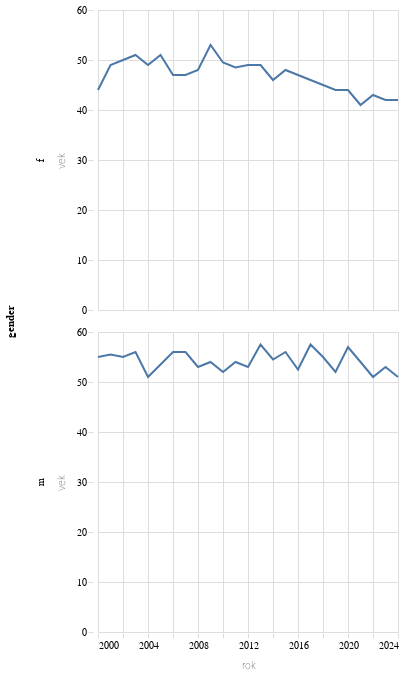

Write notebook code for a chart like this one.
### Code cell
alt.Chart(alt_friendly(cr3.filter(pl.col('gender').is_in(['m','f'])))).mark_line().encode(alt.X("rok"),alt.Y("vek"),alt.Row("gender"))

### Figure 1 — Vega-Lite specification as saved in the notebook (floating-point values rounded to 4 significant figures)
{"config": {"title": {"font": "Noticia Text", "fontSize": 14, "anchor": "start", "lineHeight": 21, "fontWeight": "bolder", "subtitleFont": "Noticia Text", "subtitleFontSize": 12, "subtitlePadding": 12, "dy": -12}, "axis": {"labelFont": "Asap", "titleFont": "Asap", "fontWeight": "lighter", "titleFontWeight": "lighter", "labelFontSize": 10, "titleFontSize": 10, "labelPadding": 2, "titlePadding": 10, "domainOpacity": 0, "tickColor": "#DCDDD6"}, "legend": {"labelFont": "Asap", "labelFontWeight": "normal", "titleFont": "Asap", "titleFontWeight": "normal", "labelFontSize": 10, "titleFontSize": 10}}, "data": {"name": "data-121f5bfaf47661b03da697bbe235b6db"}, "mark": {"type": "line"}, "encoding": {"row": {"field": "gender", "type": "nominal"}, "x": {"field": "rok", "type": "temporal"}, "y": {"field": "vek", "type": "quantitative"}}, "$schema": "https://vega.github.io/schema/vega-lite/v5.8.0.json", "datasets": {"data-121f5bfaf47661b03da697bbe235b6db": [{"gender": "f", "rok": "2018-01-01T00:00:00", "vek": 45.0}, {"gender": "m", "rok": "2024-01-01T00:00:00", "vek": 51.0}, {"gender": "m", "rok": "2023-01-01T00:00:00", "vek": 53.0}, {"gender": "m", "rok": "2002-01-01T00:00:00", "vek": 55.0}, {"gender": "m", "rok": "2004-01-01T00:00:00", "vek": 51.0}, {"gender": "f", "rok": "2004-01-01T00:00:00", "vek": 49.0}, {"gender": "m", "rok": "2005-01-01T00:00:00", "vek": 53.5}, {"gender": "f", "rok": "2007-01-01T00:00:00", "vek": 47.0}, {"gender": "f", "rok": "2003-01-01T00:00:00", "vek": 51.0}, {"gender": "f", "rok": "2014-01-01T00:00:00", "vek": 46.0}, {"gender": "f", "rok": "2021-01-01T00:00:00", "vek": 41.0}, {"gender": "m", "rok": "2020-01-01T00:00:00", "vek": 57.0}, {"gender": "f", "rok": "2015-01-01T00:00:00", "vek": 48.0}, {"gender": "m", "rok": "2000-01-01T00:00:00", "vek": 55.0}, {"gender": "m", "rok": "2022-01-01T00:00:00", "vek": 51.0}, {"gender": "m", "rok": "2012-01-01T00:00:00", "vek": 53.0}, {"gender": "f", "rok": "2020-01-01T00:00:00", "vek": 44.0}, {"gender": "m", "rok": "2001-01-01T00:00:00", "vek": 55.5}, {"gender": "f", "rok": "2002-01-01T00:00:00", "vek": 50.0}, {"gender": "f", "rok": "2005-01-01T00:00:00", "vek": 51.0}, {"gender": "m", "rok": "2017-01-01T00:00:00", "vek": 57.5}, {"gender": "m", "rok": "2014-01-01T00:00:00", "vek": 54.5}, {"gender": "m", "rok": "2011-01-01T00:00:00", "vek": 54.0}, {"gender": "f", "rok": "2001-01-01T00:00:00", "vek": 49.0}, {"gender": "m", "rok": "2010-01-01T00:00:00", "vek": 52.0}, {"gender": "f", "rok": "2017-01-01T00:00:00", "vek": 46.0}, {"gender": "f", "rok": "2012-01-01T00:00:00", "vek": 49.0}, {"gender": "f", "rok": "2008-01-01T00:00:00", "vek": 48.0}, {"gender": "m", "rok": "2003-01-01T00:00:00", "vek": 56.0}, {"gender": "m", "rok": "2015-01-01T00:00:00", "vek": 56.0}, {"gender": "f", "rok": "2011-01-01T00:00:00", "vek": 48.5}, {"gender": "f", "rok": "2024-01-01T00:00:00", "vek": 42.0}, {"gender": "m", "rok": "2019-01-01T00:00:00", "vek": 52.0}, {"gender": "m", "rok": "2008-01-01T00:00:00", "vek": 53.0}, {"gender": "f", "rok": "2023-01-01T00:00:00", "vek": 42.0}, {"gender": "f", "rok": "2009-01-01T00:00:00", "vek": 53.0}, {"gender": "f", "rok": "2013-01-01T00:00:00", "vek": 49.0}, {"gender": "f", "rok": "2019-01-01T00:00:00", "vek": 44.0}, {"gender": "f", "rok": "2000-01-01T00:00:00", "vek": 44.0}, {"gender": "m", "rok": "2006-01-01T00:00:00", "vek": 56.0}, {"gender": "f", "rok": "2010-01-01T00:00:00", "vek": 49.5}, {"gender": "f", "rok": "2022-01-01T00:00:00", "vek": 43.0}, {"gender": "m", "rok": "2016-01-01T00:00:00", "vek": 52.5}, {"gender": "m", "rok": "2013-01-01T00:00:00", "vek": 57.5}, {"gender": "m", "rok": "2009-01-01T00:00:00", "vek": 54.0}, {"gender": "m", "rok": "2007-01-01T00:00:00", "vek": 56.0}, {"gender": "f", "rok": "2006-01-01T00:00:00", "vek": 47.0}, {"gender": "m", "rok": "2018-01-01T00:00:00", "vek": 55.0}, {"gender": "m", "rok": "2021-01-01T00:00:00", "vek": 54.0}, {"gender": "f", "rok": "2016-01-01T00:00:00", "vek": 47.0}]}}
